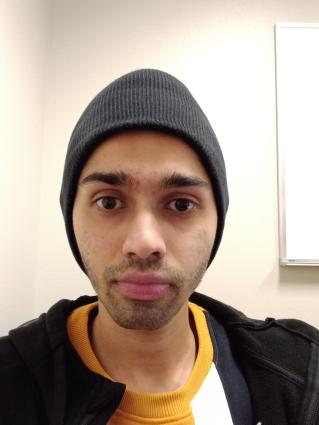
#> input picture src/back-end/FaceRecog/face_recog_knn/testing/8.jpg, 319 x 425 px, given in place of the camera
$ python knn_recog.py
#> lines starting #> are read from the running program, lines starting #| are printed output that depends on the picture; after the words box and inside, x2 and y2 are one past the last pixel; in counts of white or black regions, pixels touching at a corner belong together
# this one is used to recognize the
# face after training the model with
# our data stored using knn
from inspect import FrameInfo
import cv2
import numpy as np
import pandas as pd

from datetime import datetime
from npwriter import f_name
from sklearn.neighbors import KNeighborsClassifier
from sklearn.metrics import accuracy_score
from sklearn.model_selection import train_test_split

def knn_recog():
    # reading the data
    data = pd.read_csv(f_name).values
#> (reads src/back-end/FaceRecog/face_recog_knn/train.csv from the repository)

    # data partition
    X, Y = data[:, 1:-1], data[:, -1]

    print(len(X),len(Y),X,Y)

    # # Knn function calling with k = 5
    model = KNeighborsClassifier(n_neighbors = 9)

    # # fdtraining of model
    model.fit(X, Y)

    cap = cv2.VideoCapture(-1)

    face_cascades = cv2.CascadeClassifier("cascades/haarcascade_frontalface_default.xml")

    f_list = []

    while True:
        ret, frame = cap.read()
#> frame is the input picture: shape (425, 319, 3); mean B, G, R 144.4, 157.7, 174.5
        gray_face = cv2.cvtColor(frame, cv2.COLOR_BGR2GRAY)
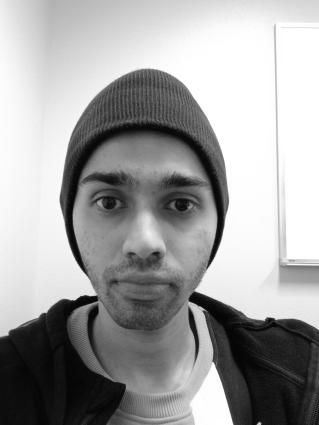
#> gray_face: shape (425, 319); min 1, max 255, mean 161.2
        faces = face_cascades.detectMultiScale(gray_face, 1.7, 3)
#> faces = [[44, 126, 200, 200]]
        X_test = []
        font = cv2.FONT_HERSHEY_SIMPLEX
        now = datetime.now()
        cv2.putText(frame,str(now.replace(microsecond=0)),(10,30), font, 1,(255,255,255),2,cv2.LINE_AA)
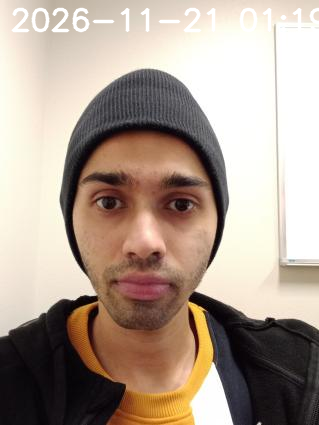
#> frame: shape (425, 319, 3); 1.96% of pixels changed, all inside (x1, y1, x2, y2) = (11, 7, 319, 33)

        # Testing data
        for (x,y,w,h) in faces:
            roi_face = gray_face[y:y + h, x:x + w]
            roi_face = cv2.resize(roi_face, (224, 224))
            X_test.append(roi_face.reshape(-1))
#> this loop made 1 pass
#> pass 1, in knn_recog, `roi_face = gray_face[y:y + h, x:x + w]`:
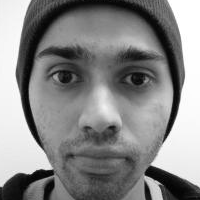
#> roi_face: shape (200, 200); min 1, max 255, mean 134.8
#> after the loop, X_test = 1 item

        if len(faces) == 1:
#> (the run stopped early here; a loop or call above may not have finished)
